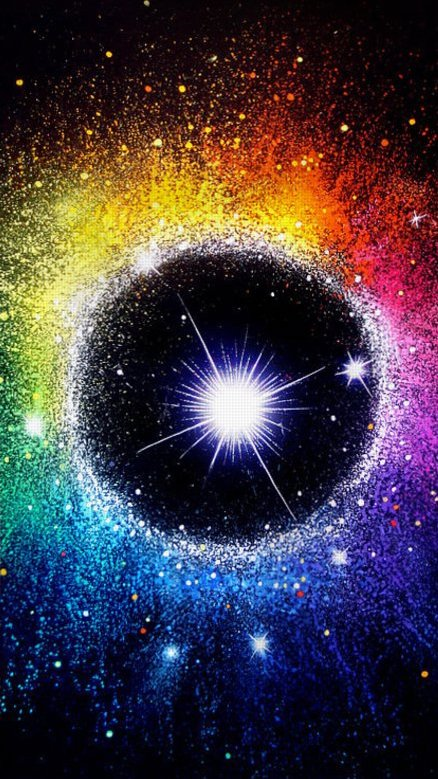
#> input picture galaxy.jpeg, 438 x 779 px
$ python manipulate_images.py
#> lines starting #> are read from the running program, lines starting #| are printed output that depends on the picture
import cv2
import os

color_image = cv2.imread('galaxy.jpeg', 1)
#> color_image is the input picture: shape (779, 438, 3); mean B, G, R 67.8, 57.1, 65.9
grey_image = cv2.imread('galaxy.jpeg', 0)
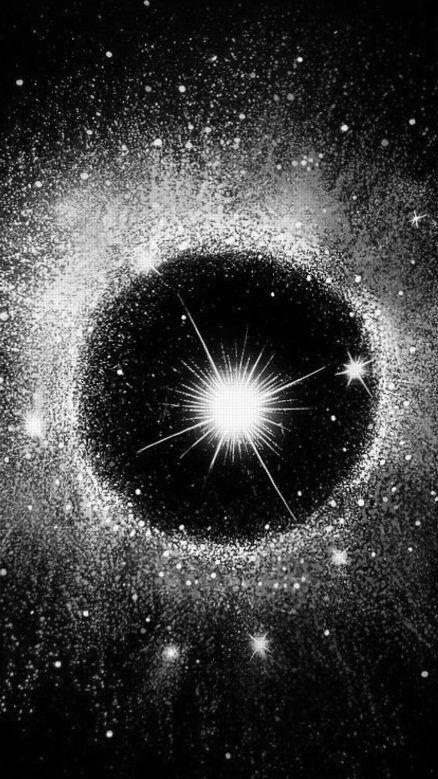
#> grey_image: shape (779, 438); min 0, max 255, mean 60.8
cv2.imwrite('galaxy-grey.jpeg', grey_image)


#resize image
def resize(image_path, resize_percentage, resized_path):

#> called with image_path = 'galaxy.jpeg', resize_percentage = 0.5, resized_path = 'galaxy_resized.jpeg'
  image = cv2.imread(image_path)
  width = int(image.shape[1] * resize_percentage)
#> width = 219
  height = int(image.shape[0] * resize_percentage)
#> height = 389
  resized_image = cv2.resize(image, (width, height))
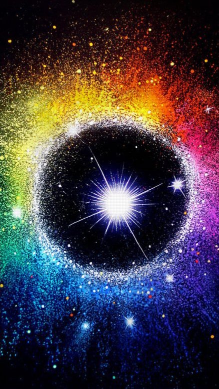
#> resized_image: shape (389, 219, 3); mean B, G, R 67.7, 57, 65.8
  cv2.imwrite(resized_path, resized_image)


resize(image_path='galaxy.jpeg',
       resize_percentage=0.5,
       resized_path='galaxy_resized.jpeg')

$ run again, with humans.jpeg copied over galaxy.jpeg
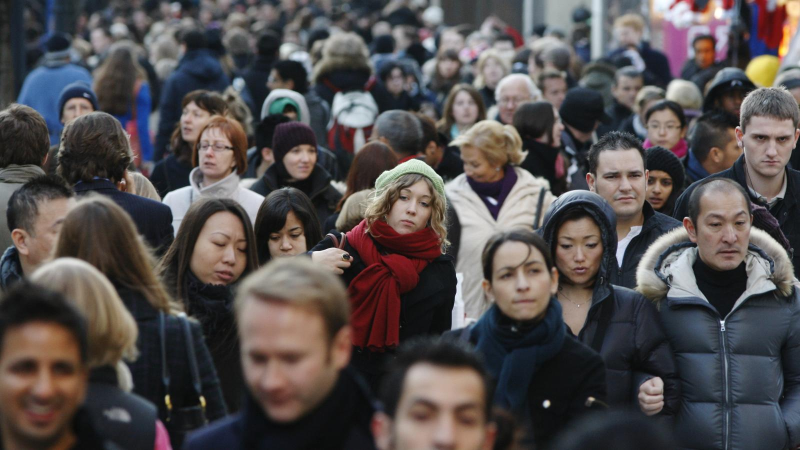
#> input picture humans.jpeg, 1600 x 900 px (shown at 1/2 size)
#> color_image is the input picture: shape (900, 1600, 3); mean B, G, R 78.1, 78, 83.6
#> `grey_image = cv2.imread('galaxy.jpeg', 0)`:
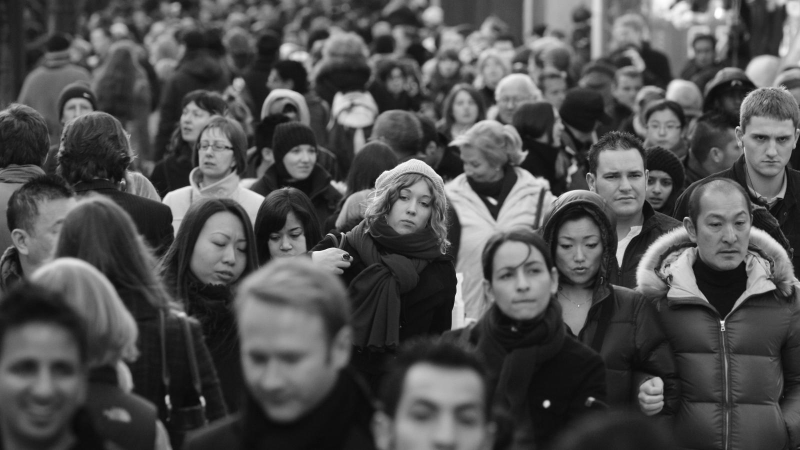
#> grey_image: shape (900, 1600) (shown at 1/2 size); min 2, max 255, mean 79.7
#> in resize, `resized_image = cv2.resize(image, (width, height))`:
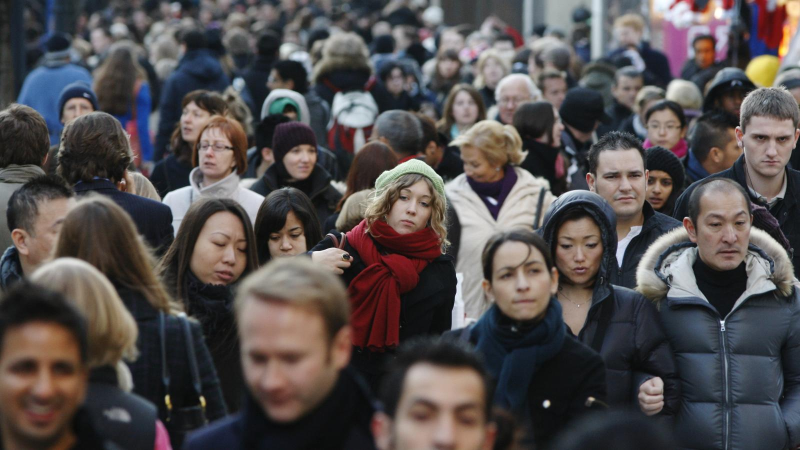
#> resized_image: shape (450, 800, 3); mean B, G, R 78.2, 78.2, 83.7
